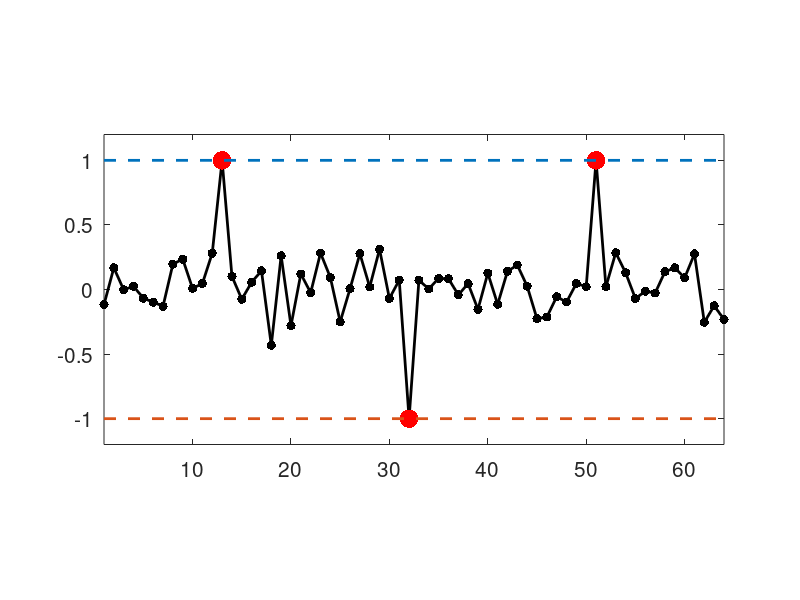
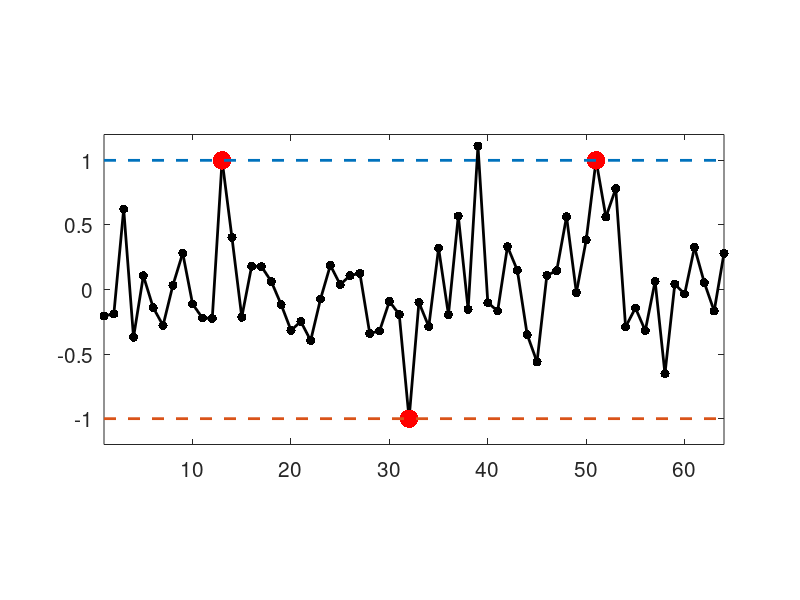
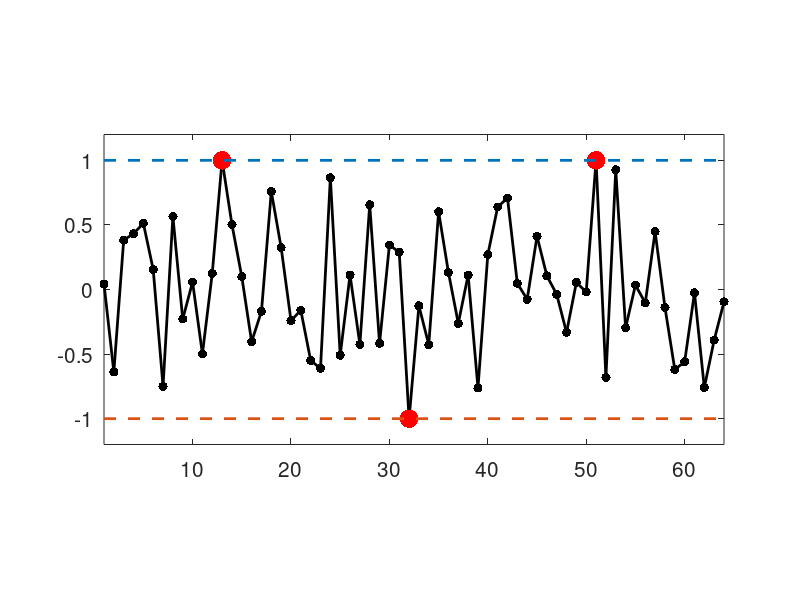
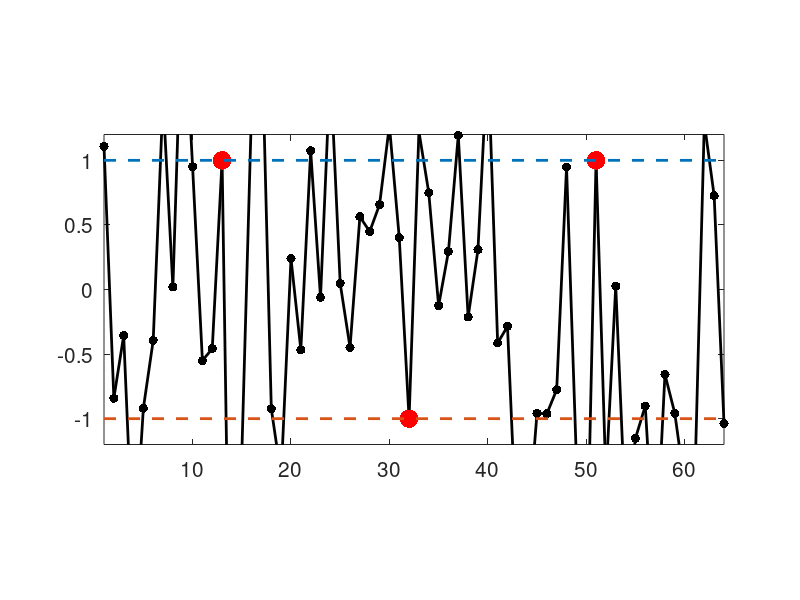

Recreate these plots in MATLAB, in order.
%%
% test for certificate when using Gaussian matrices.


rep = 'results/certificates-cs/';
[~,~] = mkdir(rep);

n = 64;

I = round([.2 .5 .8]*n);
sI = [1 -1 1]';


SetAR = @(ar)set(gca, 'PlotBoxAspectRatio', [1 ar 1]);

Plist = 1./[1 2 4 8 16]*n;

ms = 20; lw = 2; fs = 15;
for i=1:length(Plist)
    p = Plist(i);
    A = randn(p,n);
    pF = pinv(A(:,I))'*sI;
    etaF = A'*pF;
    clf; hold on;
    plot(etaF, 'k.-', 'MarkerSize', ms, 'LineWidth', lw);
    plot(I, sI, 'r.', 'MarkerSize', 2*ms);
    plot([1 n], [1 1], '--', 'LineWidth', 2);
    plot([1 n],-[1 1], '--', 'LineWidth', 2);
    set(gca, 'FontSize', fs);
    axis([1 n -1.2 1.2]);
    SetAR(1/2); box on;
    saveas(gcf, [rep 'certif-cs-' num2str(p) '.eps'], 'epsc');
end
